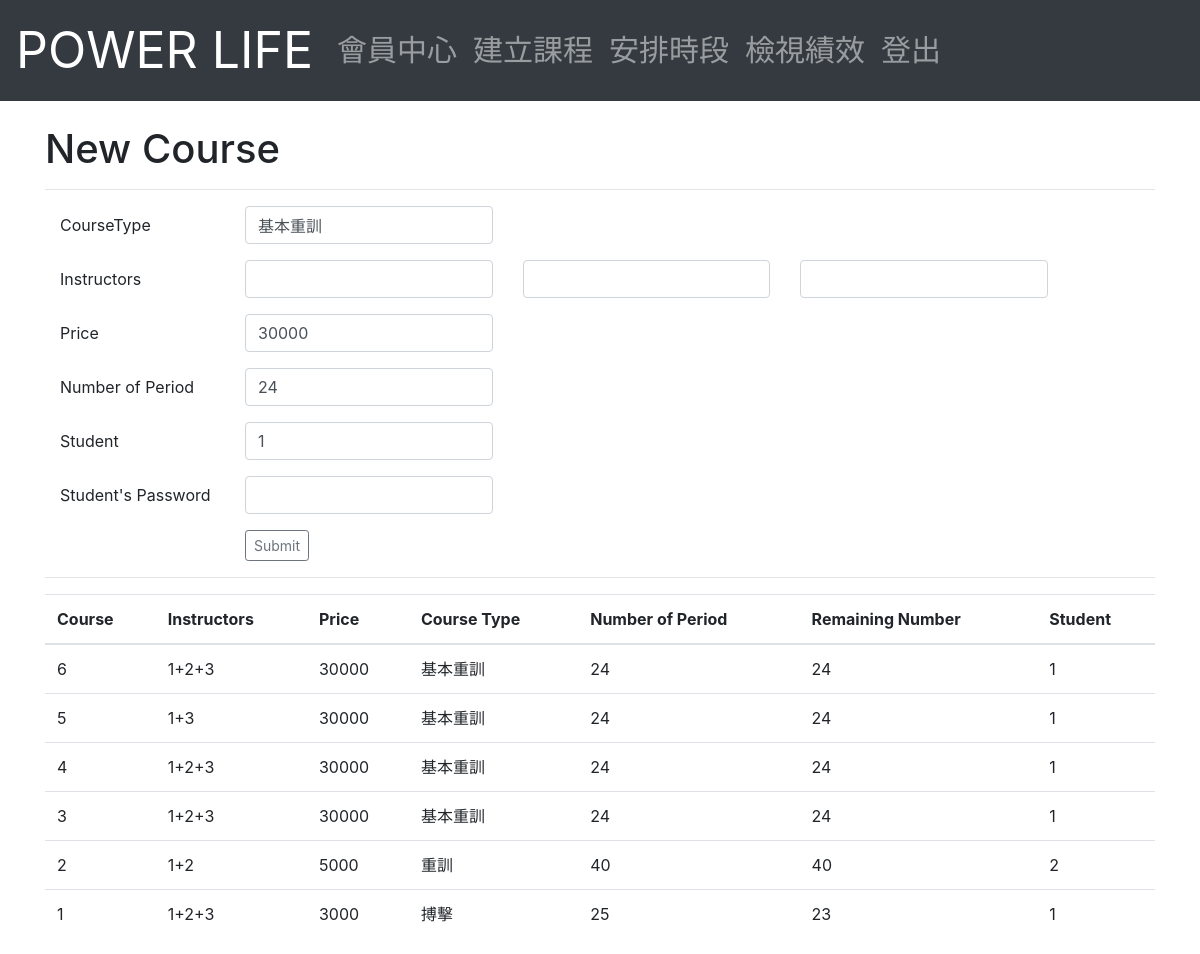
Page /Instructor/NewCourse.php on the earlier database version.
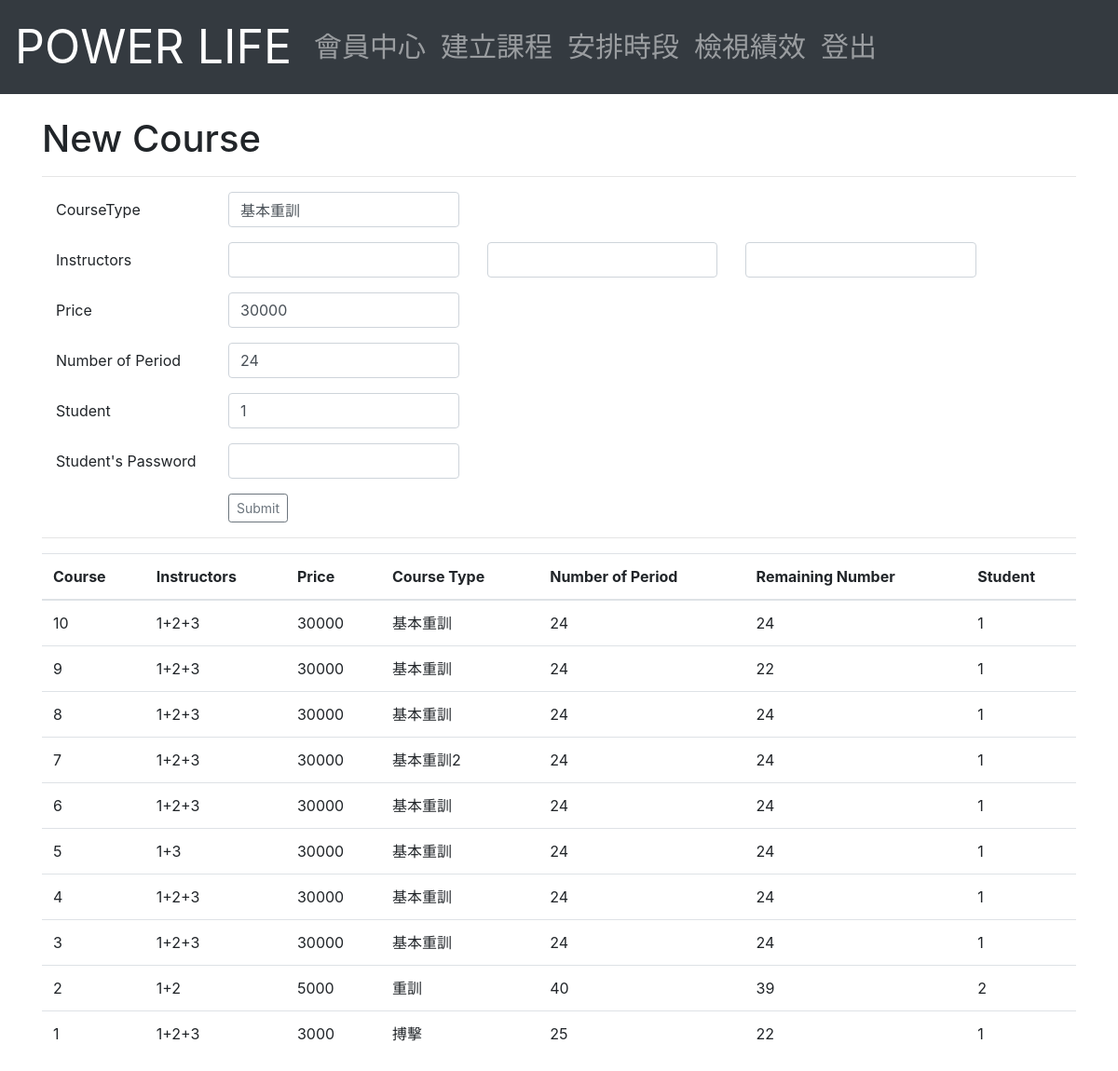
Same page on the later database version.
### tables this page shows
CREATE TABLE `course` (
  `Course_ID` int(6) NOT NULL,
  `M_ID` int(6) NOT NULL,
  `Price` int(6) NOT NULL,
  `Course_Type` varchar(40) DEFAULT NULL,
  `Number_of_Period` int(3) NOT NULL,
  `Remaining_Number` int(3) NOT NULL,
  `Open_Time` datetime NOT NULL DEFAULT CURRENT_TIMESTAMP
);

### Instructor/NewCourse.php (the view, shortened to what this page needs)
<?php
	require_once('database.php');
?>
<!DOCTYPE html>
<html lang="en">
<head>
    <link rel="stylesheet" href="https://stackpath.bootstrapcdn.com/bootstrap/4.1.3/css/bootstrap.min.css">
</head>
<body>
<?php echo file_get_contents('../navbar_I.html'); ?>
<div class="container">
<br>
<h1>New Course</h1>
<hr>
<form action="NewCourse.php" method="POST">
	<div class="container">
			<div class="form-group row">
				<label class="col-sm-2 col-form-label">CourseType</label>
				<div class="col-sm-3">
					<input class="form-control" type="text" name="CourseType" value="基本重訓"/>
				</div>
			</div>
			<div class="form-group row">
				<label class="col-sm-2 col-form-label">Instructors</label>
				<div class="col-sm-3">
					<input class="form-control" type="text" name="Instructors1"value=' <?php echo $_SESSION['ID'];?>' />
				</div>
				<div class="col-sm-3">
					<input class="form-control" type="text" name="Instructors2" />
				</div>
				<div class="col-sm-3">
					<input class="form-control" type="text" name="Instructors3"  />
				</div>
			</div>
			<div class="form-group row">
				<label class="col-sm-2 col-form-label">Price</label>
				<div class="col-sm-3">
					<input class="form-control" type="text" name="Price" value=30000 />
				</div>
			</div>
			<div class="form-group row">
				<label class="col-sm-2 col-form-label">Number of Period</label>
				<div class="col-sm-3">
					<input class="form-control" type="text" name="NumberofPeriod"  value=24 />
				</div>
			</div>
			<div class="form-group row">
				<label class="col-sm-2 col-form-label">Student</label>
				<div class="col-sm-3">
					<input class="form-control" type="text" name="Student" value=1 />
				</div>
			</div>
			<div class="form-group row">
				<label class="col-sm-2 col-form-label">Student's Password</label>
				<div class="col-sm-3">
					<input class="form-control" type="password" name="StudentPassword"  />
				</div>
			</div>
			<div class="form-group row">
				<label class="col-sm-2 col-form-label"></label>
				<div class="col-sm-3">
					<input class='btn btn-outline-secondary btn-sm' type="submit" value="Submit" />
				</div>
			</div>
	</div>
<hr>
<table class="table table-hover">
	<thead>
	<tr>
		<th>Course</th>
		<th>Instructors</th>
		<th>Price</th>
		<th>Course Type</th>
		<th>Number of Period</th>
		<th>Remaining Number</th>
		<th>Student</th>
	</tr>
	</thead>
	<tbody>
	<?php
		$result = mysqli_query($mysqli, "SELECT course.Course_ID, GROUP_CONCAT(compose.I_ID SEPARATOR '+'), Price, Course_Type, Number_of_Period, Remaining_Number, course.M_ID
		FROM `course`, `member`, `compose`
		WHERE course.M_ID = member.M_ID AND course.Course_ID = compose.Course_ID
		GROUP BY course.Course_ID
		ORDER BY course.Course_ID DESC;
		");
		while($query_data = mysqli_fetch_row($result)) {
		  echo "<tr>";
		  echo "<td>",$query_data[0], "</td>",
			   "<td>",$query_data[1], "</td>",
			   "<td>",$query_data[2], "</td>",
			   "<td>",$query_data[3], "</td>",
			   "<td>",$query_data[4], "</td>",
			   "<td>",$query_data[5], "</td>",
			   "<td>",$query_data[6], "</td>";
		  echo "</tr>";
		}
	?>
  	</tbody>
</table>
</div>
</body>
</html>

Differences in the rows shown:
added course: Course_ID "10", query_data "1+2+3", Price "30000", Course_Type "基本重訓", Number_of_Period "24", Remaining_Number "24", M_ID "1"
added course: Course_ID "9", query_data "1+2+3", Price "30000", Course_Type "基本重訓", Number_of_Period "24", Remaining_Number "22", M_ID "1"
added course: Course_ID "8", query_data "1+2+3", Price "30000", Course_Type "基本重訓", Number_of_Period "24", Remaining_Number "24", M_ID "1"
added course: Course_ID "7", query_data "1+2+3", Price "30000", Course_Type "基本重訓2", Number_of_Period "24", Remaining_Number "24", M_ID "1"
changed course "重訓": Remaining_Number "40" → "39"
changed course "搏擊": Remaining_Number "23" → "22"
